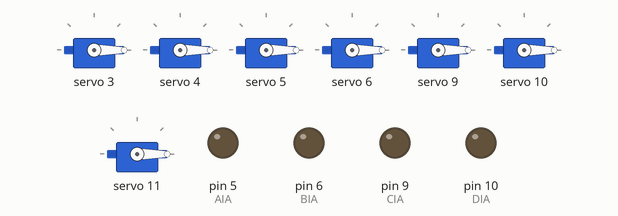
Simulated run of this sketch. Board: Arduino Uno, built with avr-gcc and run on an emulated ATmega328P. Shown: 7 × servo, output pins drawn as LEDs (lit = HIGH).

Above: at 0.1 s.
At 5.1 s:
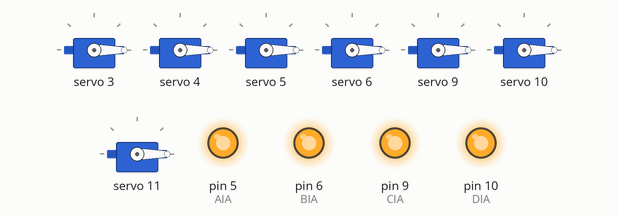
At 11.0 s:
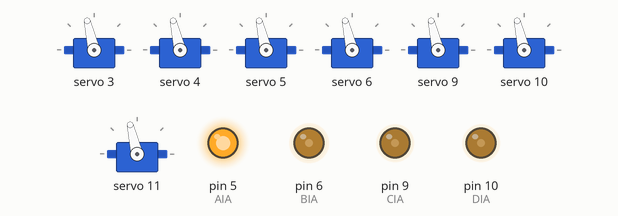
Timing chart, 0 to 40.0 s (numbered marks = the images above):
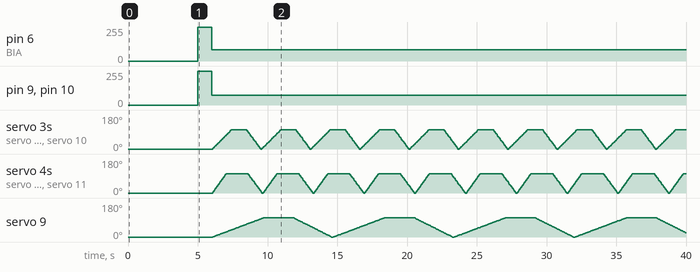

The sketch:

calamar_v2.ino
```cpp
#include <Wire.h>
#include <Adafruit_PWMServoDriver.h>
Adafruit_PWMServoDriver board1 = Adafruit_PWMServoDriver(0x40);
//Direccion de default PCA9685 0x40
// 110 posicion 0° y 546 180°
const byte AIA = 5;  // (pwm) pin 9 connected to pin A-IA
const byte BIA = 6; // (pwm) pin 10 connected to pin B-IA
const byte CIA = 9 ; // (pwm) pin 10 connected to pin B-IA
const byte DIA = 10;  // (pwm) pin 6 connected to pin B-IB
const byte velmotores = 255;
byte gruposervo[16]={55,55,55,5,0,4,1,55,55,6,3,2,55,55,55,55}; //0=>'A' 1=>'B' 2=>'C' 3=>'D' 4='E' 5=>'F' 6=>'G' 7=>'H' 55=>'no asignado
int posiciones[16];
int velocidades[16][5]={0}; //[][0] >subida |[][1] > conteo maximo pausa | [][2] > bajada | [][3] > estado de servo | [][4] > conteo de pausa

float Tiempos[16][3]={{1,1.5,1},{1.5,1,1},{1,1.5,1},{1.5,1,1},{1,1.5,1},{1.5,1,1},{3.5,2,3}};//campo 1 es tiempo de subida, 2 pausa y 3 bajada
byte Bsubidalista[16];
byte Bbajadalista[16];
int ContadorPausa[16];
float Texe=5.08;
float Textra=46.7;

void setup() {
  // put your setup code here, to run once:
  analogWrite(AIA, 0);
  analogWrite(BIA, 0);
  analogWrite(CIA, 0);
  analogWrite(DIA, 0);
Serial.begin(9600);
//Iinicializacion modulos
  board1.begin();
  board1.setPWMFreq(50);
 for(int i=0;i<=15;i++)
 {
  posiciones[i]=110;
 // Serial.println(posiciones[i]);
 }
 posiciones[12]=328;
//Tiempo de subida a bits de desplazamiento
float Periodo=Texe+Textra;
//Serial.println(Periodo);
for(int i=0;i<=6;i++)         //Cálculo de bits de subida para cada grupo
  {Bsubidalista[i]=round(Periodo*0.218/Tiempos[i][0]);}

//Tiempo de pausa

  for(int i=0;i<=6;i++)       //Cálculo de número de lazos de pausa para cada grupo
  {ContadorPausa[i]=round(Tiempos[i][1]*1000/(Periodo))-1;}

//Tiempo de bajada a bits de desplazamiento
  for(int i=0;i<=6;i++)
  {Bbajadalista[i]=round((Periodo)*0.218/Tiempos[i][2]);}

//Cálculo de velocidades para cada servo
for (int i=0;i<16;i++)
{
  if (gruposervo[i]==55) velocidades[i][0]=0;
  else  velocidades[i][0]=Bsubidalista[gruposervo[i]];
}


for (int i=0;i<16;i++)              //ASIGNACION de TIEMPO DE PAUSA a cada servo segun su grupo
{
  if (gruposervo[i]==55) velocidades[i][1]=0;
  else  velocidades[i][1]=ContadorPausa[gruposervo[i]];
}

for (int i=0;i<16;i++)            //ASIGNACION de TIEMPO DE BAJADA para cada servo segun su grupo
{
  if (gruposervo[i]==55) velocidades[i][2]=0;
  else  velocidades[i][2]=Bbajadalista[gruposervo[i]]*-1;
}
for (int i=3;i<14;i++) //Inicio de posicion de servos
  {
  EjecutaServo(i);
  }
delay(5000);
Motores();

}

void loop()
{
  int i,estado;
  // put your main code here, to run repeatedly:
//long int t1=micros();

    for (i=3;i<13;i++) //cambiando los estados de los 32 servos
    {
      switch (velocidades[i][3])
        {
          case 0:
                 if (posiciones[i]<328)
                  {
                    EjecutaServo(i);
                    posiciones[i]+=velocidades[i][0];
                  }
                  else {velocidades[i][3]++;posiciones[i]=328;EjecutaServo(i);}
          break;
          case 1:

                  if ( velocidades[i][4]<velocidades[i][1])
                    {
                      EjecutaServo(i);
                      velocidades[i][4]++;
                    }
                  else {velocidades[i][3]++;velocidades[i][4]=0;EjecutaServo(i);}
                  break;
          case 2:
                  if (posiciones[i]>110)
                    {
                      EjecutaServo(i);
                      posiciones[i]+=velocidades[i][2];
                    }
                  else {velocidades[i][3]=0;posiciones[i]=110;EjecutaServo(i);}
          break;
      }

    }

//long int t2 = micros();
//Serial.print("Time taken by the task: "); Serial.print(t2-t1); Serial.println(" microseconds");
delay(Textra);
//long int t3 = micros();
//Serial.print("Time taken by the task: "); Serial.print(t3-t1); Serial.println(" microseconds");


}

void EjecutaServo(int numservo)
{
  if (gruposervo[numservo]==55) return;

else
    board1.setPWM(numservo,0,posiciones[numservo]);

}

void Motores()
{
   analogWrite(AIA, 255);
  analogWrite(BIA, 255);
  analogWrite(CIA, 255);
  analogWrite(DIA, 255);
  delay(1000);
  analogWrite(AIA, 255);
  analogWrite(BIA, 85);
  analogWrite(CIA, 72);
  analogWrite(DIA, 72);
}
```
